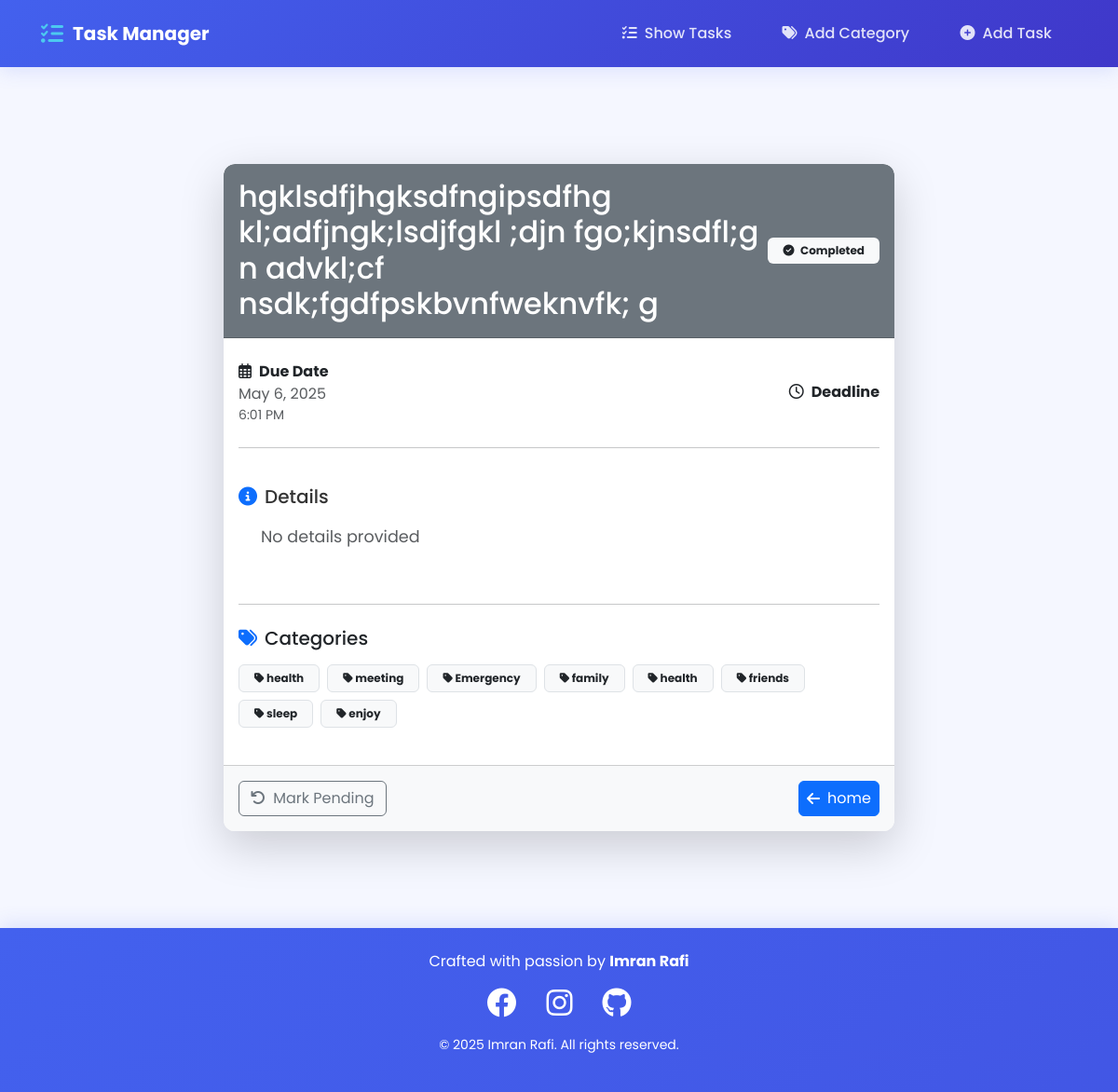
The app's page /add-task/task/4/ with its own data.
### Add_task/models.py (models this page shows, shortened)
class Task(models.Model):
    title = models.CharField(max_length=100)
    details = models.TextField(blank=True)
    due_date = models.DateField()
    due_time = models.TimeField()
    is_completed = models.BooleanField(default=False)
    category = models.ManyToManyField(Category)

### Category/models.py (models this page shows, shortened)
class Category(models.Model):
    name = models.CharField(max_length=100)

### Add_task/views.py (the view)
# urls.py: path('task/<int:task_id>/', views.task_details, name='task_details'),
def task_details(request, task_id):
    task = get_object_or_404(Task, id=task_id)
    return render(request, 'task_details.html', {'task': task})

### Add_task/templates/task_details.html (shortened to what this page needs)
{% extends 'base.html' %}
{% block content %}
<div class="container my-5">
    <div class="row justify-content-center">
        <div class="col-lg-8">
            <div class="card border-0 shadow-lg">
                <div class="card-header {% if task.is_completed %}bg-secondary{% else %}bg-primary{% endif %} text-white py-3">
                    <div class="d-flex justify-content-between align-items-center">
                        <h1 class="h2 mb-0">{{ task.title }}</h1>
                        <span class="badge {% if task.is_completed %}bg-light text-dark{% else %}bg-warning text-dark{% endif %} py-2 px-3">
                            {% if task.is_completed %}
                                <i class="fas fa-check-circle me-1"></i> Completed
                            {% else %}
                                <i class="fas fa-hourglass-half me-1"></i> Pending
                            {% endif %}
                        </span>
                    </div>
                </div>
                <div class="card-body pt-4">
                    <div class="d-flex justify-content-between align-items-center mb-4">
                        <div>
                            <p class="mb-0 fw-bold">
                                <i class="far fa-calendar-alt me-2"></i>Due Date
                            </p>
                            <p class="mb-0 text-muted">{{ task.due_date|date:"F j, Y" }}</p>
                            {% if task.due_time %}
                            <p class="mb-0 text-muted small">{{ task.due_time|time:"g:i A" }}</p>
                            {% endif %}
                        </div>
                        <div class="text-end">
                            <p class="mb-0 fw-bold">
                                <i class="far fa-clock me-2"></i>Deadline
                            </p>
                        </div>
                    </div>
                    <hr class="my-4">
                    <div class="task-details py-3">
                        <h5 class="mb-3">
                            <i class="fas fa-info-circle me-2 text-primary"></i>Details
                        </h5>
                        <div class="ps-4">
                            {% if task.details %}
                                {{ task.details|linebreaks }}
                            {% else %}
                                <p class="text-muted">No details provided</p>
                            {% endif %}
                        </div>
                    </div>
                    <hr class="my-4">
                    <div class="mb-4">
                        <h5 class="mb-3">
                            <i class="fas fa-tags me-2 text-primary"></i>Categories
                        </h5>
                        <div class="d-flex flex-wrap gap-2">
                            {% for cat in task.category.all %}
                            <span class="badge bg-light text-dark border py-2 px-3">
                                <i class="fa-solid fa-tag"></i> {{ cat.name }}
                            </span>
                            {% empty %}
                            <span class="text-muted">No categories assigned</span>
                            {% endfor %}
                        </div>
                    </div>
                </div>
                <div class="card-footer bg-light py-3">
                    <div class="d-flex justify-content-between">
                        <div class="d-grid gap-2">
                            <form method="post" action="{% url 'complete_task' task.id %}" class="d-inline">
                                <button type="submit" class="btn {% if task.is_completed %}btn-outline-secondary{% else %}btn-outline-success{% endif %}">
                                    <i class="fas {% if task.is_completed %}fa-undo{% else %}fa-check{% endif %} me-1"></i>
                                    {% if task.is_completed %}Mark Pending{% else %}Mark Complete{% endif %}
                                </button>
                            </form>
                        </div>
                        <a href="{% url 'homepage' %}" class="btn btn-primary d-flex justify-content-center align-items-center px-2">
                            <i class="fas fa-arrow-left me-2"></i> home
                        </a>
                    </div>
                </div>
            </div>
        </div>
    </div>
</div>
{% endblock %}

### templates/base.html (style rules this page uses)
:root { --primary-color: #4361ee; --secondary-color: #3f37c9; --accent-color: #4cc9f0; --dark-color: #1a1a2e; --light-color: #f8f9fa; }
body { font-family: 'Poppins', sans-serif; background-color: #f5f7ff; color: var(--dark-color); display: flex; flex-direction: column; min-height: 100vh; }

### Add_task/templates/task_details.html (style rules this page uses)
.task-details { font-size: 1.1rem; line-height: 1.8; color: #333; }
.card { border-radius: 12px; overflow: hidden; }
.card-header { border-radius: 12px 12px 0 0 !important; }

### records on screen
Task: title "hgklsdfjhgksdfngipsdfhg kl;adfjngk;lsdjfgkl ;djn fgo;kjnsdfl;g n advkl;cf nsdk;fgdfpskbvnfweknvfk; g", due_date "May 6, 2025", due_time "6:01 PM"
Category: name "health"
Category: name "meeting"
Category: name "Emergency"
Category: name "family"
Category: name "health"
Category: name "friends"
Category: name "sleep"
Category: name "enjoy"
